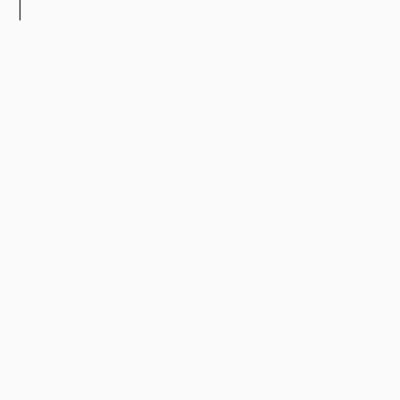
Frame 1 (no input)
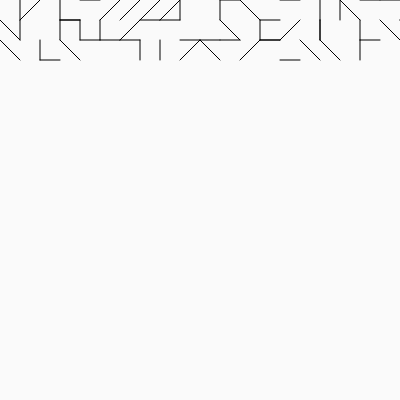
Frame 60 (no input)
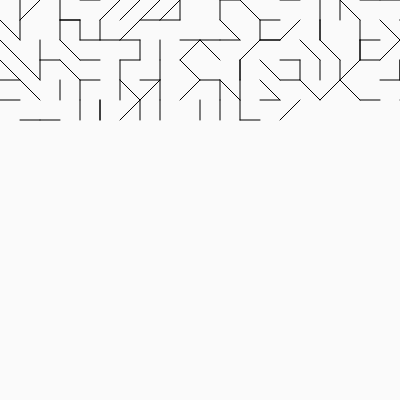
Frame 120 (the mouse pressed at the canvas centre since frame 60)

The p5.js sketch that drew these frames (run headless with seeded random() and noise() and a simulated clock; from frame 60 on, the mouse is pressed at the canvas centre):

// p5.js sketch
// ── sketch.js
let x=0;
let y=0;
let w=20;
let h=20;

function setup() {
  createCanvas(400, 400);
  background(250);
  ellipseMode(CORNER);
}

function draw() {
  
let caso=random();
  
  if (caso<0.15){
  line(x,y,x+w,y+h); //diagonale 1
  
  }else if(caso<0.30){
  line(x+w,y,x,y+h); //diagonale 2
    
  }else if(caso<0.45){
  line(x,y+h,x+w,y+h); //base
    
  }else if(caso<0.60){
    line(x,y,x,y+h) //lato destro
    
  }else if(caso<0.75){
    line(x+w,y,x+w,y+h) //lato sx
  
  }else{
    line(x,y,x+w,y) //base
  }
  
  x=x+w;
  if(x>width){
    x=0;
    y=y+h;
  }
  if(y>height){
    x=0;
    y=0;
    background(220);
}
}
